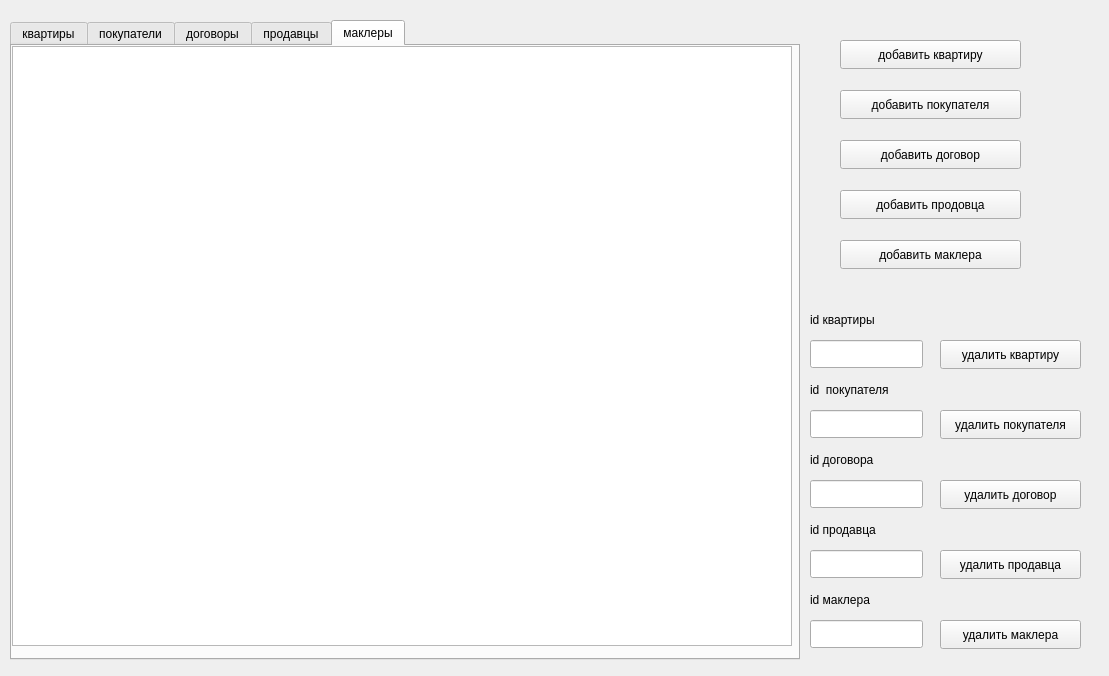
<?xml version="1.0" encoding="UTF-8"?>
<ui version="4.0">
 <class>MainWindow</class>
 <widget class="QMainWindow" name="MainWindow">
  <property name="geometry">
   <rect>
    <x>0</x>
    <y>0</y>
    <width>1109</width>
    <height>676</height>
   </rect>
  </property>
  <property name="windowTitle">
   <string>Агенство недвижимости</string>
  </property>
  <widget class="QWidget" name="centralwidget">
   <widget class="QTabWidget" name="tabWidget">
    <property name="geometry">
     <rect>
      <x>10</x>
      <y>20</y>
      <width>790</width>
      <height>640</height>
     </rect>
    </property>
    <property name="currentIndex">
     <number>4</number>
    </property>
    <widget class="QWidget" name="flat">
     <attribute name="title">
      <string>квартиры</string>
     </attribute>
     <widget class="QTableView" name="tableView_flat">
      <property name="geometry">
       <rect>
        <x>0</x>
        <y>0</y>
        <width>780</width>
        <height>600</height>
       </rect>
      </property>
      <property name="editTriggers">
       <set>QAbstractItemView::NoEditTriggers</set>
      </property>
      <attribute name="horizontalHeaderCascadingSectionResizes">
       <bool>false</bool>
      </attribute>
      <attribute name="horizontalHeaderDefaultSectionSize">
       <number>125</number>
      </attribute>
      <attribute name="verticalHeaderVisible">
       <bool>false</bool>
      </attribute>
     </widget>
    </widget>
    <widget class="QWidget" name="buyer">
     <attribute name="title">
      <string>покупатели</string>
     </attribute>
     <widget class="QTableView" name="tableView_buyer">
      <property name="geometry">
       <rect>
        <x>0</x>
        <y>0</y>
        <width>780</width>
        <height>600</height>
       </rect>
      </property>
      <property name="editTriggers">
       <set>QAbstractItemView::NoEditTriggers</set>
      </property>
      <attribute name="verticalHeaderVisible">
       <bool>false</bool>
      </attribute>
     </widget>
    </widget>
    <widget class="QWidget" name="sale">
     <attribute name="title">
      <string>договоры</string>
     </attribute>
     <widget class="QTableView" name="tableView_sale">
      <property name="geometry">
       <rect>
        <x>0</x>
        <y>0</y>
        <width>780</width>
        <height>600</height>
       </rect>
      </property>
      <property name="editTriggers">
       <set>QAbstractItemView::NoEditTriggers</set>
      </property>
      <attribute name="verticalHeaderVisible">
       <bool>false</bool>
      </attribute>
     </widget>
    </widget>
    <widget class="QWidget" name="salesman">
     <attribute name="title">
      <string>продавцы</string>
     </attribute>
     <widget class="QTableView" name="tableView_salesman">
      <property name="geometry">
       <rect>
        <x>0</x>
        <y>0</y>
        <width>780</width>
        <height>600</height>
       </rect>
      </property>
      <property name="editTriggers">
       <set>QAbstractItemView::NoEditTriggers</set>
      </property>
      <attribute name="verticalHeaderVisible">
       <bool>false</bool>
      </attribute>
     </widget>
    </widget>
    <widget class="QWidget" name="broker">
     <attribute name="title">
      <string>маклеры</string>
     </attribute>
     <widget class="QTableView" name="tableView_broker">
      <property name="geometry">
       <rect>
        <x>0</x>
        <y>0</y>
        <width>780</width>
        <height>600</height>
       </rect>
      </property>
      <property name="editTriggers">
       <set>QAbstractItemView::NoEditTriggers</set>
      </property>
      <attribute name="verticalHeaderVisible">
       <bool>false</bool>
      </attribute>
     </widget>
    </widget>
   </widget>
   <widget class="QLineEdit" name="lineEdit_del_sale">
    <property name="geometry">
     <rect>
      <x>810</x>
      <y>480</y>
      <width>113</width>
      <height>28</height>
     </rect>
    </property>
   </widget>
   <widget class="QLineEdit" name="lineEdit_del_buyer">
    <property name="geometry">
     <rect>
      <x>810</x>
      <y>410</y>
      <width>113</width>
      <height>28</height>
     </rect>
    </property>
   </widget>
   <widget class="QLineEdit" name="lineEdit_del_flat">
    <property name="geometry">
     <rect>
      <x>810</x>
      <y>340</y>
      <width>113</width>
      <height>28</height>
     </rect>
    </property>
   </widget>
   <widget class="QLabel" name="lb_del_flat">
    <property name="geometry">
     <rect>
      <x>810</x>
      <y>310</y>
      <width>101</width>
      <height>20</height>
     </rect>
    </property>
    <property name="text">
     <string>id квартиры</string>
    </property>
   </widget>
   <widget class="QLabel" name="lb_del_buyer">
    <property name="geometry">
     <rect>
      <x>810</x>
      <y>380</y>
      <width>111</width>
      <height>20</height>
     </rect>
    </property>
    <property name="text">
     <string>id  покупателя</string>
    </property>
   </widget>
   <widget class="QLabel" name="lb_del_sale">
    <property name="geometry">
     <rect>
      <x>810</x>
      <y>450</y>
      <width>101</width>
      <height>20</height>
     </rect>
    </property>
    <property name="text">
     <string>id договора</string>
    </property>
   </widget>
   <widget class="QPushButton" name="btn_add_buyer">
    <property name="geometry">
     <rect>
      <x>840</x>
      <y>90</y>
      <width>181</width>
      <height>29</height>
     </rect>
    </property>
    <property name="text">
     <string>добавить покупателя</string>
    </property>
   </widget>
   <widget class="QPushButton" name="btn_add_sale">
    <property name="geometry">
     <rect>
      <x>840</x>
      <y>140</y>
      <width>181</width>
      <height>29</height>
     </rect>
    </property>
    <property name="text">
     <string>добавить договор</string>
    </property>
   </widget>
   <widget class="QPushButton" name="btn_add_flat">
    <property name="geometry">
     <rect>
      <x>840</x>
      <y>40</y>
      <width>181</width>
      <height>29</height>
     </rect>
    </property>
    <property name="text">
     <string>добавить квартиру</string>
    </property>
   </widget>
   <widget class="QPushButton" name="btn_del_flat">
    <property name="geometry">
     <rect>
      <x>940</x>
      <y>340</y>
      <width>141</width>
      <height>29</height>
     </rect>
    </property>
    <property name="text">
     <string>удалить квартиру</string>
    </property>
   </widget>
   <widget class="QPushButton" name="btn_del_buyer">
    <property name="geometry">
     <rect>
      <x>940</x>
      <y>410</y>
      <width>141</width>
      <height>29</height>
     </rect>
    </property>
    <property name="text">
     <string>удалить покупателя</string>
    </property>
   </widget>
   <widget class="QPushButton" name="btn_del_sale">
    <property name="geometry">
     <rect>
      <x>940</x>
      <y>480</y>
      <width>141</width>
      <height>29</height>
     </rect>
    </property>
    <property name="text">
     <string>удалить договор</string>
    </property>
   </widget>
   <widget class="QPushButton" name="btn_add_salesman">
    <property name="geometry">
     <rect>
      <x>840</x>
      <y>190</y>
      <width>181</width>
      <height>29</height>
     </rect>
    </property>
    <property name="text">
     <string>добавить продовца</string>
    </property>
   </widget>
   <widget class="QPushButton" name="btn_add_broker">
    <property name="geometry">
     <rect>
      <x>840</x>
      <y>240</y>
      <width>181</width>
      <height>29</height>
     </rect>
    </property>
    <property name="text">
     <string>добавить маклера</string>
    </property>
   </widget>
   <widget class="QLineEdit" name="lineEdit_del_salesman">
    <property name="geometry">
     <rect>
      <x>810</x>
      <y>550</y>
      <width>113</width>
      <height>28</height>
     </rect>
    </property>
   </widget>
   <widget class="QLabel" name="lb_del_salesman">
    <property name="geometry">
     <rect>
      <x>810</x>
      <y>520</y>
      <width>101</width>
      <height>20</height>
     </rect>
    </property>
    <property name="text">
     <string>id продавца</string>
    </property>
   </widget>
   <widget class="QPushButton" name="btn_del_salesman">
    <property name="geometry">
     <rect>
      <x>940</x>
      <y>550</y>
      <width>141</width>
      <height>29</height>
     </rect>
    </property>
    <property name="text">
     <string>удалить продавца</string>
    </property>
   </widget>
   <widget class="QLineEdit" name="lineEdit_del_broker">
    <property name="geometry">
     <rect>
      <x>810</x>
      <y>620</y>
      <width>113</width>
      <height>28</height>
     </rect>
    </property>
   </widget>
   <widget class="QLabel" name="lb_del_broker">
    <property name="geometry">
     <rect>
      <x>810</x>
      <y>590</y>
      <width>101</width>
      <height>20</height>
     </rect>
    </property>
    <property name="text">
     <string>id маклера</string>
    </property>
   </widget>
   <widget class="QPushButton" name="btn_del_broker">
    <property name="geometry">
     <rect>
      <x>940</x>
      <y>620</y>
      <width>141</width>
      <height>29</height>
     </rect>
    </property>
    <property name="text">
     <string>удалить маклера</string>
    </property>
   </widget>
  </widget>
 </widget>
 <resources/>
 <connections/>
</ui>
